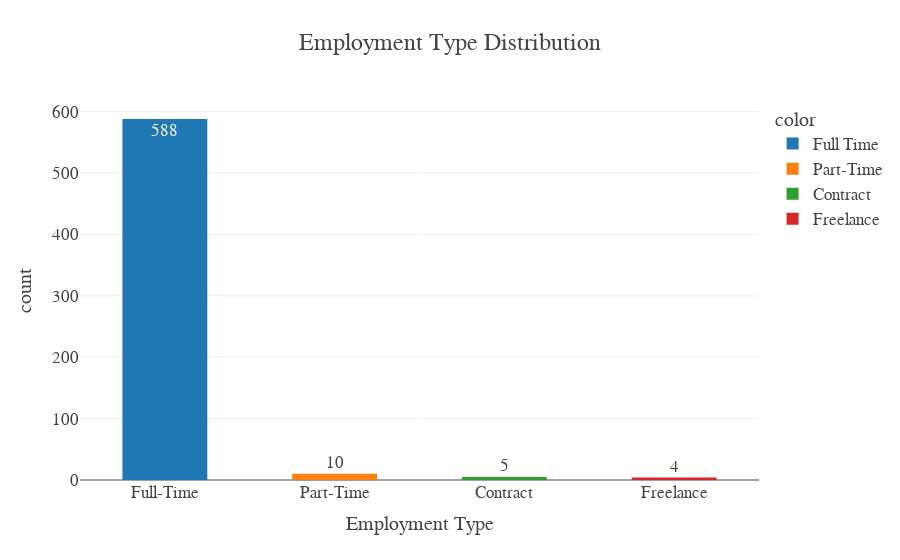

The notebook cell saved with this chart:
### Code cell
type_grouped = Data['employment_type'].value_counts()
emp_type = ['Full-Time','Part-Time','Contract','Freelance']
fig = px.bar(x = emp_type, y = type_grouped.values, 
       color = type_grouped.index, 
       template = 'presentation',
       text = type_grouped.values, title = 'Employment Type Distribution')
fig.update_layout(
    xaxis_title="Employment Type",
    yaxis_title="count",
    font = dict(size=17,family="Franklin Gothic"))
fig.update_traces(width=0.5)
fig.show()

### Figure 1 — Plotly figure (JSON) as saved in the notebook; plotly's stock layout.template omitted (floating-point values rounded to 4 significant figures)
{"data": [{"alignmentgroup": "True", "hovertemplate": "color=Full Time<br>x=%{x}<br>y=%{y}<br>text=%{text}<extra></extra>", "legendgroup": "Full Time", "marker": {"color": "#1F77B4", "pattern": {"shape": ""}}, "name": "Full Time", "offsetgroup": "Full Time", "orientation": "v", "showlegend": true, "text": [588], "textposition": "auto", "type": "bar", "width": 0.5, "x": ["Full-Time"], "xaxis": "x", "y": [588], "yaxis": "y"}, {"alignmentgroup": "True", "hovertemplate": "color=Part-Time<br>x=%{x}<br>y=%{y}<br>text=%{text}<extra></extra>", "legendgroup": "Part-Time", "marker": {"color": "#FF7F0E", "pattern": {"shape": ""}}, "name": "Part-Time", "offsetgroup": "Part-Time", "orientation": "v", "showlegend": true, "text": [10], "textposition": "auto", "type": "bar", "width": 0.5, "x": ["Part-Time"], "xaxis": "x", "y": [10], "yaxis": "y"}, {"alignmentgroup": "True", "hovertemplate": "color=Contract<br>x=%{x}<br>y=%{y}<br>text=%{text}<extra></extra>", "legendgroup": "Contract", "marker": {"color": "#2CA02C", "pattern": {"shape": ""}}, "name": "Contract", "offsetgroup": "Contract", "orientation": "v", "showlegend": true, "text": [5], "textposition": "auto", "type": "bar", "width": 0.5, "x": ["Contract"], "xaxis": "x", "y": [5], "yaxis": "y"}, {"alignmentgroup": "True", "hovertemplate": "color=Freelance<br>x=%{x}<br>y=%{y}<br>text=%{text}<extra></extra>", "legendgroup": "Freelance", "marker": {"color": "#D62728", "pattern": {"shape": ""}}, "name": "Freelance", "offsetgroup": "Freelance", "orientation": "v", "showlegend": true, "text": [4], "textposition": "auto", "type": "bar", "width": 0.5, "x": ["Freelance"], "xaxis": "x", "y": [4], "yaxis": "y"}], "layout": {"barmode": "relative", "font": {"family": "Franklin Gothic", "size": 17}, "legend": {"title": {"text": "color"}, "tracegroupgap": 0}, "title": {"text": "Employment Type Distribution"}, "xaxis": {"anchor": "y", "domain": [0, 1], "title": {"text": "Employment Type"}}, "yaxis": {"anchor": "x", "domain": [0, 1], "title": {"text": "count"}}}}
